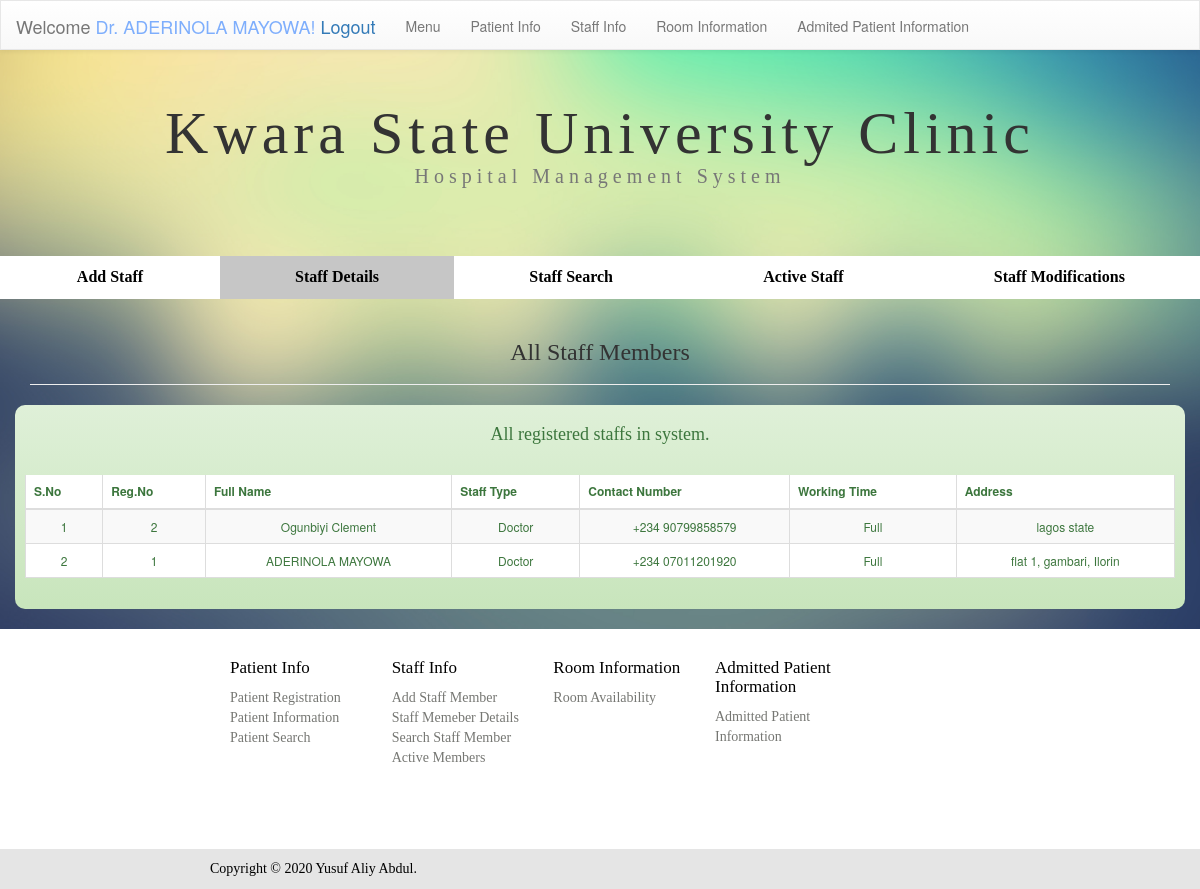
/staffdetails.php (signed in), run on the app's committed database.
### tables this page shows
CREATE TABLE `staff` (
  `staffID` int(11) NOT NULL,
  `staff_fname` varchar(250) NOT NULL,
  `staff_lname` varchar(250) NOT NULL,
  `smtype` varchar(250) NOT NULL,
  `smbd` date NOT NULL,
  `telcode` varchar(4) NOT NULL DEFAULT '+234',
  `smtel` varchar(250) NOT NULL,
  `smemail` varchar(250) NOT NULL,
  `smgender` varchar(20) NOT NULL,
  `smwoti` varchar(250) NOT NULL,
  `smaddr` varchar(250) NOT NULL,
  `password` varchar(250) NOT NULL,
  `insert_by` varchar(20) NOT NULL,
  `insert_date` timestamp NOT NULL DEFAULT current_timestamp(),
  `update_by` varchar(20) NOT NULL,
  `update_date` timestamp NOT NULL DEFAULT current_timestamp()
);

### staffdetails.php (the view, shortened to what this page needs)
<?php include 'connect.php';?>
<!DOCTYPE html PUBLIC "-//W3C//DTD XHTML 1.0 Transitional//EN" "http://www.w3.org/TR/xhtml1/DTD/xhtml1-transitional.dtd">
<html xmlns="http://www.w3.org/1999/xhtml">
<head>
<link rel="stylesheet" href="css/bootstrap.min.css">
<link rel="stylesheet" href="css/bootstrap-theme.min.css">
<link rel="stylesheet" type="text/css" href="css/staff.css"/><script type="text/javascript" src="js/rightde.js"></script>
</head>
<body>
<link rel="stylesheet" href="css/hide.css">
<header class="nav-down ">
<?php include_once('navbar.php');?>
</header>
<br>
<div class="container">
<div class="row">
<div class="col-md-12 col-xs-12 ">
<h1 class="text-center ">Kwara State University Clinic<br /><small style="font-size:20px">Hospital Management System</small></h1></div>
</div>
</div>
<br><br><br>
<div class="container-fluid">
<div class="row">
  <ul class="nav  nav-justified" style="background-color:#FFF;">
  <li style="font-family:calibri; font-size:16px;"><a style="color:#000" href="staff.php"><strong>Add Staff </strong></a></li>
  <li class="active" style="font-family:calibri; font-size:16px;"><a style="color:#000" href="staffdetails.php"><strong>Staff Details</strong></a></li>
  <li style="font-family:calibri; font-size:16px;"><a style="color:#000" href="staffsearch.php"><strong>Staff Search</strong></a></li>
  <li style="font-family:calibri; font-size:16px;"><a style="color:#000" href="staffactmem.php"><strong>Active Staff</strong></a></li>
  <li id="lock" style="font-family:calibri; font-size:16px;"><a style="color:#000" href="supadmst.php"><strong>Staff Modifications</strong></a></li>
  </ul>
</div></div>
<div class="container">
<div class="row">
<div class="col-md-12 col-xs-12">
<div class="page-header">
<h3 style="font-family:calibri;" class="text-center">All Staff Members</h3></div>
</div>
</div>
</div>
<div style="border-radius:10px; padding:10px;" class="container alert-success">
<div class="row">
<div class="col-md-12">
<h4 style="font-family:calibri;" class="text-center">All registered staffs in system.</h4>
<br />
<table style="background-color:#FFF; font-size:12px; " class="table table-striped table-hover table-bordered">
<thead>
<tr>
<th><strong>S.No</strong></th>
<th><strong>Reg.No</strong></th>
<th><strong>Full Name</strong></th>
<th><strong>Staff Type</strong></th>
<th><strong>Contact Number</strong></th>
<th><strong>Working Time</strong></th>
<th><strong>Address</strong></th>
</tr>
</thead>
<tbody>
<?php
$count=1;
$sel_query="SELECT * FROM `staff` ORDER BY `staffID` DESC ";
$result = mysqli_query($con,$sel_query);
while($row = mysqli_fetch_assoc($result)) { ?>
<tr>
    <td align="center"><?php echo $count; ?></td>
    <td align="center"><?php echo $row["staffID"]; ?></td>
    <td align="center"><?php echo $row["staff_fname"]; ?> <?php echo $row["staff_lname"]; ?></td>
    <td align="center"><?php echo $row["smtype"]; ?></td>
    <td align="center"><?php echo $row["telcode"]; ?> <?php echo $row["smtel"]; ?></td>
    <td align="center"><?php echo $row["smwoti"]; ?></td>
    <td align="center"><?php echo $row["smaddr"]; ?></td>
</tr>
<?php $count++; } ?>
</tbody>
</table>
</div>
<div class="col-md-4">
</div>
</div>
</div>
</body>
<footer>
	<?php include 'footer.php';?>
</footer>
</html>

### css/staff.css (style rules this page uses)
body { background:url(../images/background.jpg) no-repeat center center fixed ; -webkit-background-size:cover; -moz-background-size:cover; -o-background-size:cover; background-size:cover; }
h1 { text-align:center; font-family:"calibri"; font-size:60px; padding-top:10px; letter-spacing:5px; }

### css/hide.css (style rules this page uses)
body { padding-top: 50px; }
header { height: 40px; z-index: 1; position:fixed; top: 0; transition: top 0.2s ease-in-out; width: 100%; }

### css/menu.css (style rules this page uses)
body { background:url(../images/background.jpg) no-repeat center center fixed ; -webkit-background-size:cover; -moz-background-size:cover; -o-background-size:cover; background-size:cover; }
h1 { text-align:center; font-family:"calibri"; font-size:60px; padding-top:10px; letter-spacing:5px; }
.table { background-color:rgba(0, 0, 0, 0.5); border:none; }

### staffdetails.php (style rules this page uses)
.active a { background-color: #c6c6c6; }

### data on the page
staff: staffID "2", staff_fname "Ogunbiyi", staff_lname "Clement", smtype "Doctor", telcode "+234", smtel "90799858579", smwoti "Full", smaddr "lagos state"
staff: staffID "1", staff_fname "ADERINOLA", staff_lname "MAYOWA", smtype "Doctor", telcode "+234", smtel "07011201920", smwoti "Full", smaddr "flat 1, gambari, Ilorin"
